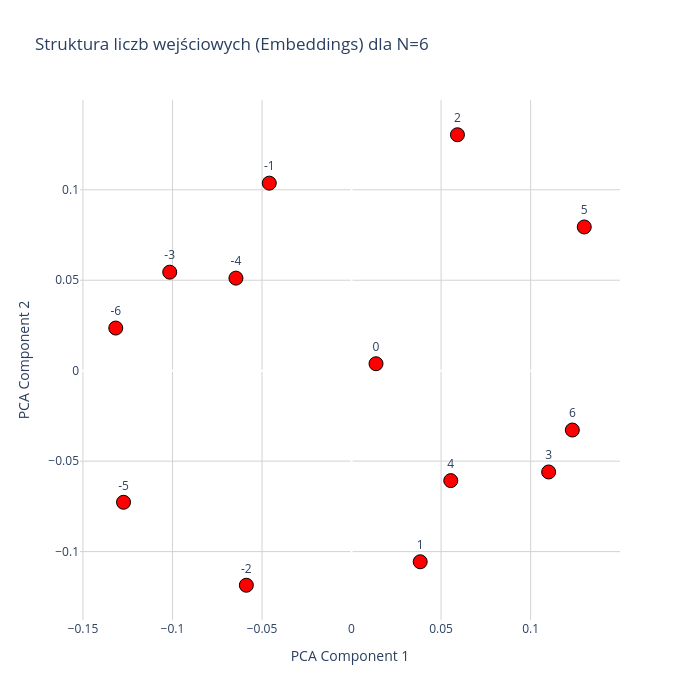

Here is the notebook cell this chart was saved with:
### Code cell
model, N = GetModelFromConfig("")

model_path = r"checkpoint_epoch_6000.pt"

checkpoint = torch.load(model_path, map_location="cpu")

model_weights = checkpoint["model_state_dict"]
model.load_state_dict(model_weights)

plot_input_only_plotly(model, N=N)

### Figure 1 — Plotly figure (JSON) as saved in the notebook; plotly's stock layout.template omitted (floating-point values rounded to 4 significant figures)
{"data": [{"hoverinfo": "text", "hovertext": ["Wartość wejściowa: -6<br>Index w embed: 66", "Wartość wejściowa: -5<br>Index w embed: 67", "Wartość wejściowa: -4<br>Index w embed: 68", "Wartość wejściowa: -3<br>Index w embed: 69", "Wartość wejściowa: -2<br>Index w embed: 70", "Wartość wejściowa: -1<br>Index w embed: 71", "Wartość wejściowa: 0<br>Index w embed: 72", "Wartość wejściowa: 1<br>Index w embed: 73", "Wartość wejściowa: 2<br>Index w embed: 74", "Wartość wejściowa: 3<br>Index w embed: 75", "Wartość wejściowa: 4<br>Index w embed: 76", "Wartość wejściowa: 5<br>Index w embed: 77", "Wartość wejściowa: 6<br>Index w embed: 78"], "marker": {"color": "red", "line": {"color": "black", "width": 1}, "size": 14}, "mode": "markers+text", "text": ["-6", "-5", "-4", "-3", "-2", "-1", "0", "1", "2", "3", "4", "5", "6"], "textposition": "top center", "type": "scatter", "x": [-0.1317, -0.1273, -0.06456, -0.1015, -0.05875, -0.04594, 0.01366, 0.03833, 0.05914, 0.1101, 0.05539, 0.1299, 0.1233], "y": [0.02356, -0.07274, 0.05116, 0.05445, -0.1186, 0.1036, 0.003837, -0.1056, 0.1304, -0.05598, -0.06076, 0.07943, -0.0328]}], "layout": {"height": 700, "plot_bgcolor": "white", "title": {"text": "Struktura liczb wejściowych (Embeddings) dla N=6"}, "width": 700, "xaxis": {"gridcolor": "lightgray", "showgrid": true, "title": {"text": "PCA Component 1"}}, "yaxis": {"gridcolor": "lightgray", "showgrid": true, "title": {"text": "PCA Component 2"}}}}
